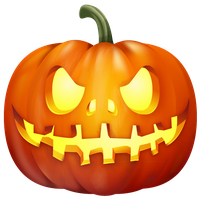
#> input picture img1.png, 200 x 200 px
$ python project.py img1.png img2.png
#> lines starting #> are read from the running program, lines starting #| are printed output that depends on the picture
import matplotlib
import matplotlib.pyplot as plt
import sys
from PIL import Image


def crop(im, width, height, image_tiles, image_text, img_width, img_height):
    for i in range(0, img_height, height):
        for j in range(0, img_width, width):
            tile = (j, i, j+width, i+height)
            a = im.crop(tile)
            # a.save(image_text+"column :"+str(j)+", row :"+str(i)+".png", format="png")
            image_tiles.append(a)


def calculate_brightness(image):
    greyscale_image = image.convert('L')
    histogram = greyscale_image.histogram()
    pixels = sum(histogram)
    color_scale = len(histogram)  # = brightness
    pixel_value_sum = 0
    for index in range(0, color_scale):
        pixel_value_sum += histogram[index]*index
    pixel_brightness = pixel_value_sum/(pixels * 255)
    return pixel_brightness


def get_length_list(image_tile_list):
    length = 0
    result_list = []
    for _ in image_tile_list:
        length += 1
        result_list.append(length)
    return result_list

#function to extend picture's measurements as needed
def append_length(columns, width):
    i = 0
    while ((width % columns != 0)):
        width = width + i
        i += 1
    return width

def get_tile_dimensions(image):
    width, height = image.size
    tile_width = int(width/columns) if (width % columns == 0) else int(append_length(columns, width)/columns)
    tile_height = int(height/rows) if (height % rows == 0) else int(append_length(rows, height)/rows)
    return (tile_width, tile_height)

# cropping variables
columns = 4
rows = 3

# Importing images from directory:
try:
    original_image = Image.open(str(sys.argv[1]))  # Image.open("img1.png")
#> original_image is the input picture: PIL image 200x200 RGBA; mean R, G, B, A 143.1, 77.8, 20.3, 165.7
    modified_image = Image.open(str(sys.argv[2]))  # Image.open("img2.png")
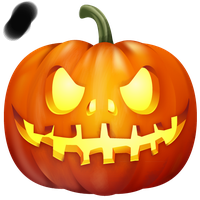
#> input picture img2.png, 200 x 200 px
#> modified_image is the input picture: PIL image 200x200 RGBA; mean R, G, B, A 144.8, 79.6, 22, 170.9
except IndexError:
    print("Incorrect command line arguments. Correct way: python3 project.py image1.png image2.png")
    sys.exit(1)

# Extracting pixel map:
pixel_map = original_image.load()


image_tiles = []
brightness_array_1 = []
tile_width, tile_height = get_tile_dimensions(original_image)
#> tile_width = 50; tile_height = 67
crop(original_image, tile_width, tile_height, image_tiles, "original", tile_width * columns, tile_height * rows)
#> after the loop in crop, `for i in range(0, img_height, height):`: image_tiles = 12 items
for i in image_tiles:
    brightness_array_1.append(round(calculate_brightness(i), 4))
#> this loop made 12 passes
#> pixel_brightness in calculate_brightness on passes 1 to 12: 0.0827, 0.278, 0.266, 0.0794, 0.414, 0.708, 0.733, 0.402, 0.215, 0.451, 0.427, 0.194
#> pass 1, in calculate_brightness, `greyscale_image = image.convert('L')`:
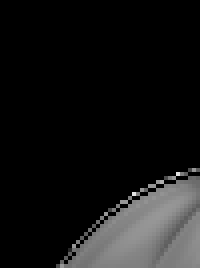
#> greyscale_image: PIL image 50x67 L (shown 4 times larger); min 0, max 226, mean 21.1
#> pass 2, in calculate_brightness (call 2), `greyscale_image = image.convert('L')`:
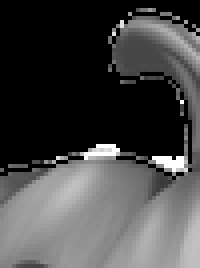
#> greyscale_image: PIL image 50x67 L (shown 4 times larger); min 0, max 255, mean 70.9
#> pass 3, in calculate_brightness (call 3), `greyscale_image = image.convert('L')`:
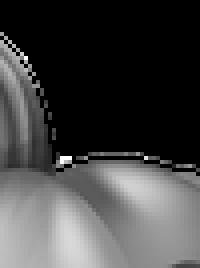
#> greyscale_image: PIL image 50x67 L (shown 4 times larger); min 0, max 255, mean 67.7
#> after the loop, brightness_array_1 = [0.0827, 0.278, 0.266, 0.0794, 0.414, 0.708, 0.733, 0.402, 0.215, 0.451, 0.427, 0.194]
#    print(round(calculate_brightness(i), 4))

compare_image_tiles = []
brightness_array_2 = []
tile_width, tile_height = get_tile_dimensions(modified_image)
crop(modified_image, tile_width, tile_height, compare_image_tiles, "modified", tile_width * columns, tile_height * rows)
for i in compare_image_tiles:
    brightness_array_2.append(round(calculate_brightness(i), 4))
#> this loop made 12 passes
#> pass 1, in calculate_brightness (call 13), `greyscale_image = image.convert('L')`:
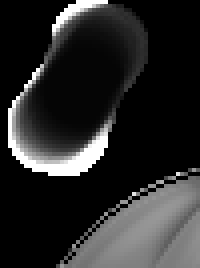
#> greyscale_image: PIL image 50x67 L (shown 4 times larger); min 0, max 255, mean 41.6
#> after the loop, brightness_array_2 = [0.163, 0.278, 0.266, 0.0795, 0.414, 0.708, 0.733, 0.402, 0.215, 0.451, 0.427, 0.194]
#    print(round(calculate_brightness(i), 4))

maxDistance = 0
for i in range(0, len(brightness_array_1)):
    distance = abs(brightness_array_1[i] - brightness_array_2[i])
    if distance > maxDistance:
        maxDistance = distance
#> this loop made 12 passes
#> (distance, maxDistance) on pass 1: (0.0806, 0.0806)
#> distance on passes 2 to 7: 0, 0, 0.0001, 0.0001, 0, 0
#> after the loop, maxDistance = 0.0806


print(maxDistance)
#| 0.0806
    # print(str(brightness_array_1[i]) + "     " + str(brightness_array_2[i]))


x_axis = get_length_list(image_tiles)
plt.plot(x_axis, brightness_array_1, "-b", label=sys.argv[1])
plt.plot(x_axis, brightness_array_2, "-r", label=sys.argv[2])
plt.legend(loc="best")
plt.title('Skaidinių ryškumų grafikai\n'+ "max atsilenkimas:" + str(maxDistance))
plt.show()
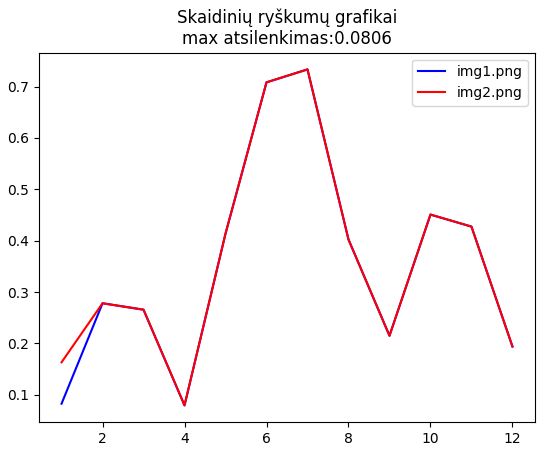
#> figure drawn by matplotlib, 1 panel; curve peaks at x = 7, y = 0.733; curve peaks at x = 7, y = 0.733
